Frame 1 (no input): blank canvas, image omitted
Frame 60 (the mouse pressed at the canvas centre just before this capture): blank canvas, image omitted
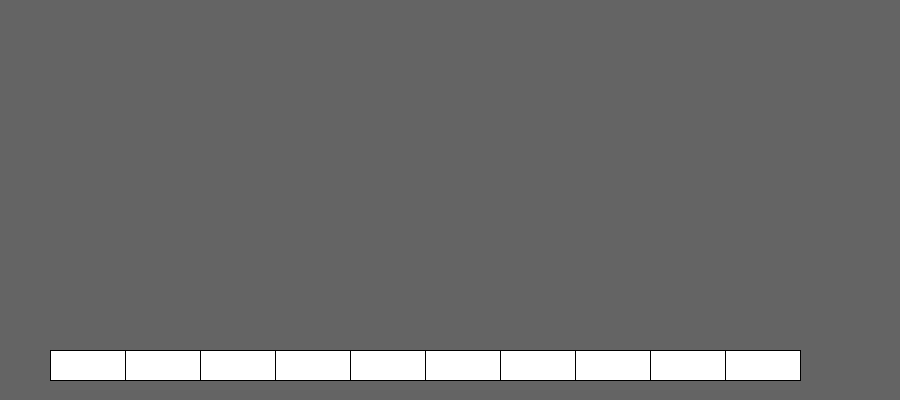
Frame 120 (the mouse held since frame 60 and released just before this capture)

The Processing sketch whose frames 1 and 60 were blank and that drew this single picture after the mouse press (run headless with seeded random() and noise(); from frame 60 on, the mouse is pressed at the canvas centre):

// Processing sketch: Portfolio_3_counter_numRows_bug
// ── Portfolio_3_counter_numRows_bug.pde
// the number of rows to drwa //<>//
int numRows;
// the number of rectangles in the starting (bottom) row
int rowLength;
// the X coordinate of the first rectangle in the bottom row
int startX;
// the Y coordinate of the first rectangle in the bottom row
int startY;
// the width of each rectangle
int rectWidth;
// the height of each rectangle
int rectHeight;
// when isColour is false, all rectangles are filled in white
// otherwise a random fill collour is chosen
boolean isColour;

void setup() {
  size(900, 400);
  stroke(0); // pen colour black
  numRows = 1; // initially one row of rectangles is drawn
  rowLength = 10; // 10 rectangles in the first row
  startX = 50;
  startY = 350;
  rectWidth = 75; // each rectangle is 75 pixels wide
  rectHeight = 30; // each rectanle 30 pixels wide
  isColour = false; // no colour to start with
}

void draw() {
  background(255);
  // don't chnage the line above
  background(100);
  //print(numRows);
  for (int count = 1; numRows != count; count++) { //<>//
    for (int bRowStartX = startX; rowLength > bRowStartX / rectWidth; bRowStartX = bRowStartX + rectWidth) { //<>//
      fill(255);
      rect(bRowStartX, startY, rectWidth, rectHeight);
    }
  }
}

void mousePressed() {
  if (numRows < 10) { //<>//
    numRows++;
  } else { //<>//
    numRows = 0;
  } //<>//
}
